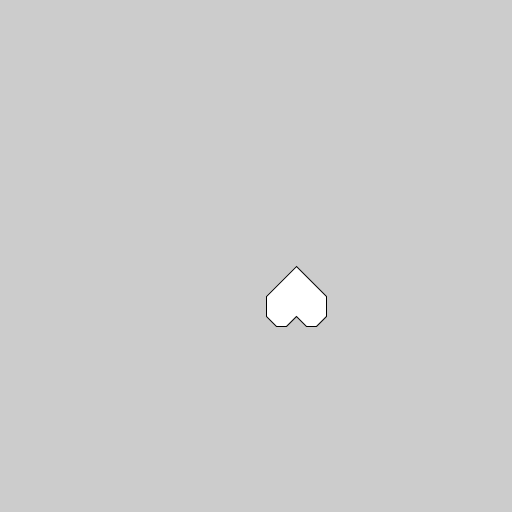
Frame 1 (no input)
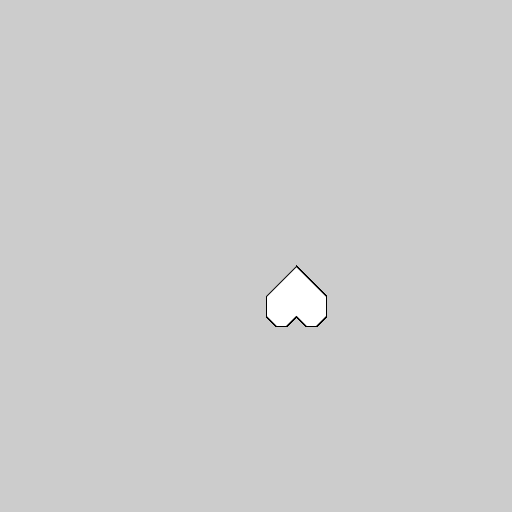
Frame 60 (the mouse pressed at the canvas centre just before this capture)
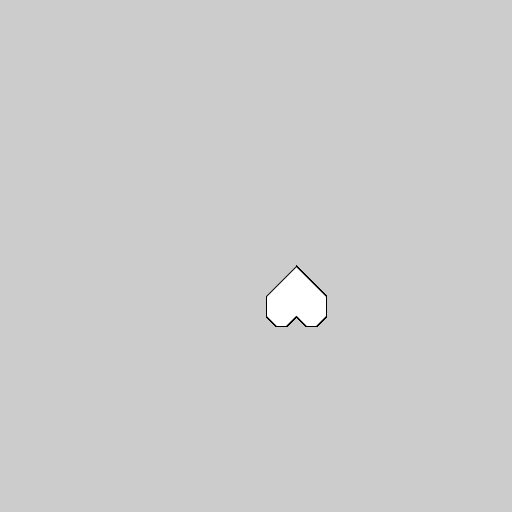
Frame 120 (the mouse held since frame 60 and released just before this capture)

The Processing sketch that drew these frames (run headless with seeded random() and noise(); from frame 60 on, the mouse is pressed at the canvas centre):

// Processing sketch: sketch_01_230908a
// ── sketch_01_230908a.pde
ArrayList<PVector> points;

void setup () {
  size (512, 512);
  points = new ArrayList<PVector>();
  points.add(new PVector(40,10));
  points.add(new PVector(70,40));
  points.add(new PVector(70,60));
  points.add(new PVector(60,70));
  points.add(new PVector(50,70));
  points.add(new PVector(40,60));
  points.add(new PVector(30,70));
  points.add(new PVector(20,70));
  points.add(new PVector(10,60));
  points.add(new PVector(10,40));
}

void draw () {
  translate(256, 256);
  beginShape();
  /*
  for (int k = 0; k < points.size(); k++) {
    PVector p = points.get(k);
    vertex(p.x, p.y);
  }
  */
  
  for (PVector p : points) {
    vertex(p.x, p.y);
  }
  endShape(CLOSE);
}
